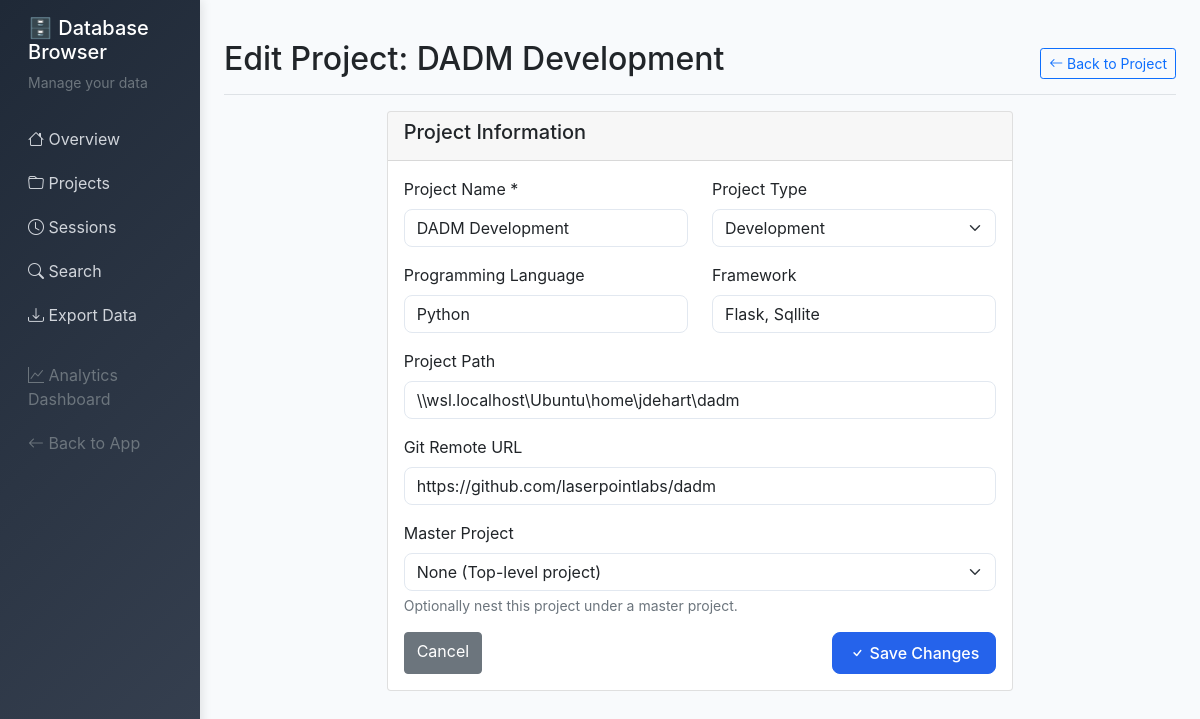
Page /db/projects/1/edit on the committed database.
### server/src/models.py (models this page shows, shortened)
class Project:
    __tablename__ = 'projects'

### server/src/db_browser.py (the view, shortened to what this page needs)
@db_browser.route('/db/projects/<int:project_id>/edit', methods=['GET', 'POST'])
def edit_project(project_id):
    conn = get_db_connection()
    project = conn.execute('SELECT * FROM projects WHERE id = ?', (project_id,)).fetchone()
    all_projects = conn.execute('SELECT id, name FROM projects WHERE parent_id IS NULL AND id != ? ORDER BY name', (project_id,)).fetchall()
    conn.close()
    if not project:
        flash('Project not found', 'error')
        return redirect(url_for('db_browser.projects'))
    return render_template('db_browser/edit_project.html', project=project, parent_projects=all_projects)

### server/src/db_browser.py (called while the page is built)
def get_db_connection():
    database_path = os.environ.get('DATABASE_PATH', '/app/data/timetracker.db')
    conn = sqlite3.connect(database_path)
    conn.row_factory = sqlite3.Row
    return conn

### server/src/templates/db_browser/edit_project.html (shortened to what this page needs)
{% extends "db_browser/base.html" %}
{% block content %}
<div class="d-flex justify-content-between flex-wrap flex-md-nowrap align-items-center pt-3 pb-2 mb-3 border-bottom">
    <h1 class="h2">Edit Project: {{ project.name }}</h1>
    <div class="btn-toolbar mb-2 mb-md-0">
        <a href="{{ url_for('db_browser.project_detail', project_id=project.id) }}" class="btn btn-sm btn-outline-primary">
            <i class="bi bi-arrow-left"></i> Back to Project
        </a>
    </div>
</div>
<div class="row">
    <div class="col-md-8 mx-auto">
        <div class="card">
            <div class="card-header">
                <h5>Project Information</h5>
            </div>
            <div class="card-body">
                <form method="POST">
                    <div class="row">
                        <div class="col-md-6 mb-3">
                            <label for="name" class="form-label">Project Name *</label>
                            <input type="text" class="form-control" id="name" name="name"
                                   value="{{ project.name }}" required>
                        </div>
                        <div class="col-md-6 mb-3">
                            <label for="type" class="form-label">Project Type</label>
                            <select class="form-select" id="type" name="type">
                                <option value="development" {% if project.type == 'development' %}selected{% endif %}>Development</option>
                            </select>
                        </div>
                    </div>
                    <div class="row">
                        <div class="col-md-6 mb-3">
                            <label for="language" class="form-label">Programming Language</label>
                            <input type="text" class="form-control" id="language" name="language"
                                   value="{{ project.language or '' }}" placeholder="e.g., Python, JavaScript">
                        </div>
                        <div class="col-md-6 mb-3">
                            <label for="framework" class="form-label">Framework</label>
                            <input type="text" class="form-control" id="framework" name="framework"
                                   value="{{ project.framework or '' }}" placeholder="e.g., Flask, React">
                        </div>
                    </div>
                    <div class="mb-3">
                        <label for="path" class="form-label">Project Path</label>
                        <input type="text" class="form-control" id="path" name="path"
                               value="{{ project.path or '' }}" placeholder="/path/to/project">
                    </div>
                    <div class="mb-3">
                        <label for="git_remote" class="form-label">Git Remote URL</label>
                        <input type="text" class="form-control" id="git_remote" name="git_remote"
                               value="{{ project.git_remote or '' }}" placeholder="https://github.com/user/repo.git">
                    </div>
                    <div class="mb-3">
                        <label for="parent_id" class="form-label">Master Project</label>
                        <select class="form-select" id="parent_id" name="parent_id">
                            <option value="">None (Top-level project)</option>
                        </select>
                        <div class="form-text">Optionally nest this project under a master project.</div>
                    </div>
                    <div class="d-flex justify-content-between">
                        <a href="{{ url_for('db_browser.project_detail', project_id=project.id) }}" class="btn btn-secondary">
                            Cancel
                        </a>
                        <button type="submit" class="btn btn-primary">
                            <i class="bi bi-check"></i> Save Changes
                        </button>
                    </div>
                </form>
            </div>
        </div>
    </div>
</div>
{% endblock %}

### server/src/templates/db_browser/base.html (style rules this page uses)
:root { --primary-color: #2563eb; --success-color: #16a34a; --warning-color: #ca8a04; --danger-color: #dc2626; --info-color: #0891b2; --dark-color: #1f2937; --light-color: #f8fafc; --border-color: #e2e8f0; }
body { background-color: var(--light-color); font-family: 'Inter', -apple-system, BlinkMacSystemFont, sans-serif; }
.btn-primary { background: var(--primary-color); border-color: var(--primary-color); border-radius: 8px; padding: 8px 16px; font-weight: 500; }
.form-select, .form-control { border-radius: 8px; border: 1px solid var(--border-color); }

### rows in the picture
Project: name "DADM Development", type "Development", language "Python", framework "Flask, Sqllite", path "\\\\wsl.localhost\\Ubuntu\\home\\jdehart\\dadm", git_remote "https://github.com/laserpointlabs/dadm"
